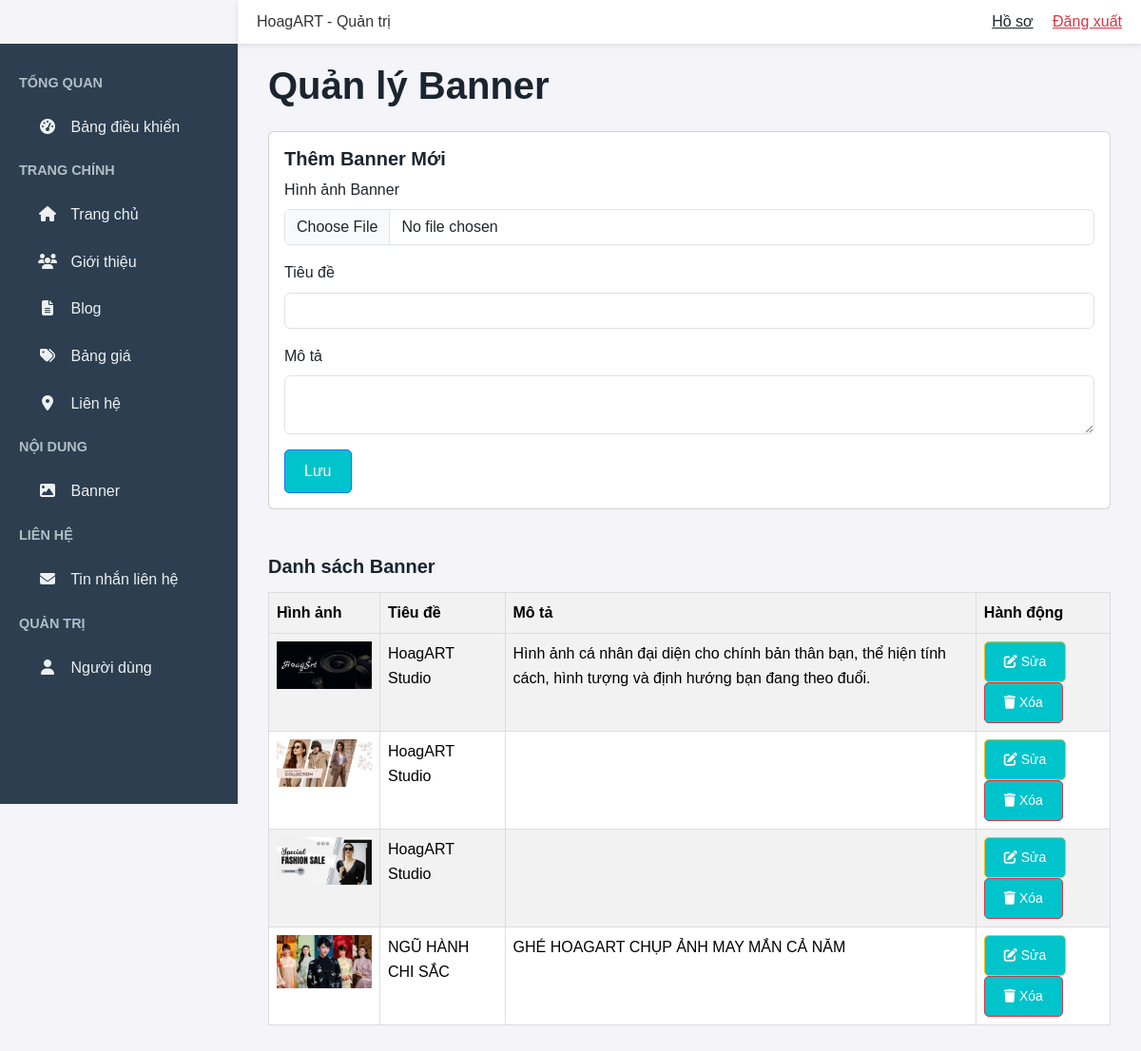
/admin/banners (signed in), run on the app's committed database.
### app/models/banner.py (models this page shows, shortened)
class Banner(db.Model):
    id = db.Column(db.Integer, primary_key=True)
    image_url = db.Column(db.String(200), nullable=False)
    title = db.Column(db.String(100), nullable=False)
    description = db.Column(db.Text)
    created_at = db.Column(db.DateTime, default=datetime.utcnow)

### app/blueprints/admin/routes.py (the view, shortened to what this page needs)
@admin_bp.route('/banners', methods=['GET', 'POST'])
@login_required
@admin_required
def manage_banners():
    form = BannerForm()
    banners = Banner.query.all()
    return render_template('admin/banners.html', form=form, banners=banners)

### app/blueprints/admin/forms.py
class BannerForm(FlaskForm):
    image = FileField('Hình ảnh Banner', validators=[DataRequired(), FileAllowed(['jpg', 'jpeg', 'png', 'Chỉ cho phép ảnh!'])])
    title = StringField('Tiêu đề', validators=[DataRequired(), Length(max=100)])
    description = TextAreaField('Mô tả', validators=[Optional(), Length(max=500)])
    submit = SubmitField('Lưu')

### app/blueprints/admin/routes.py (called while the page is built)
def admin_required(f):
    @wraps(f)
    def decorated_function(*args, **kwargs):
        if not current_user.is_authenticated or not current_user.is_admin:
            flash('Bạn không có quyền truy cập trang này.', 'error')
            return redirect(url_for('main.home'))
        return f(*args, **kwargs)
    return decorated_function

### app/templates/admin/banners.html (shortened to what this page needs)
{% extends "admin/base.html" %}  {% block content %}
<div class="container-fluid">
    <h1 class="mb-4">Quản lý Banner</h1>
    <div class="card">
        <div class="card-body">
            <h5>Thêm Banner Mới</h5>
            <form method="POST" enctype="multipart/form-data">
                <div class="mb-3">
                    {{ form.image.label(class="form-label") }} {{
                    form.image(class="form-control") }}
                </div>
                <div class="mb-3">
                    {{ form.title.label(class="form-label") }} {{
                    form.title(class="form-control") }}
                </div>
                <div class="mb-3">
                    {{ form.description.label(class="form-label") }} {{
                    form.description(class="form-control") }}
                </div>
                {{ form.submit(class="btn btn-primary") }}
            </form>
        </div>
    </div>
    <h5 class="mt-5">Danh sách Banner</h5>
    <table class="table table-striped">
        <thead>
            <tr>
                <th>Hình ảnh</th>
                <th>Tiêu đề</th>
                <th>Mô tả</th>
                <th>Hành động</th>
            </tr>
        </thead>
        <tbody>
            {% for banner in banners %}
            <tr id="banner_{{ banner.id }}">
                <td>
                    <img
                        src="{{ banner.image_url }}"
                        alt="{{ banner.title }}"
                        width="100"
                    />
                </td>
                <td>{{ banner.title }}</td>
                <td>{{ banner.description }}</td>
                <td>
                    <a
                        href="{{ url_for('admin.edit_banner', id=banner.id) }}"
                        class="btn btn-sm btn-warning"
                        ><i class="fas fa-edit"></i> Sửa</a
                    >
                    <form
                        action="{{ url_for('admin.delete_banner', id=banner.id) }}"
                        method="POST"
                        class="d-inline"
                        onsubmit="return deleteBanner(event, {{ banner.id }})"
                    >
                        <button type="submit" class="btn btn-sm btn-danger">
                            <i class="fas fa-trash"></i> Xóa
                        </button>
                    </form>
                </td>
            </tr>
            {% endfor %}
        </tbody>
    </table>
</div>
{% endblock %}

### app/static/css/style.css (style rules this page uses)
:root { --primary-color: #00c4cc; --secondary-color: #ff4d4d; --dark-bg: #1a252f; --light-bg: #f5f5f5; --text-color: #333; --light-text: #fff; --shadow-light: 0 4px 10px rgba(0, 0, 0, 0.1); --shadow-dark: 0 8px 20px rgba(0, 0, 0, 0.2); --navbar-height: 70px; --carousel-height: calc(92.5vh - var(--navbar-height)); --thumbnail-height: 60px; --thumbnail-width: 80px; --thumbnail-group-width: calc(var(--thumbnail-width) * 6 + 30px); --border-radius: 8px; --transition: all 0.3s ease; }
* { margin: 0; padding: 0; box-sizing: border-box; }
body { font-family: 'Roboto', Arial, sans-serif; line-height: 1.6; color: var(--text-color); background-color: var(--light-bg); overflow-x: hidden; }
h1, h2, h3, h4, h5, h6 { color: var(--dark-bg); font-weight: 700; }
.btn { background-color: var(--primary-color); color: var(--light-text); padding: 10px 20px; text-decoration: none; border-radius: 5px; transition: var(--transition); font-weight: 500; display: inline-block; }
.table { width: 100%; border-collapse: collapse; margin-top: 15px; }
.table th, .table td { border: 1px solid #ddd; padding: 8px; text-align: left; }
.table th { background-color: #f2f2f2; }

### app/templates/admin/base.html (style rules this page uses)
body { font-family: Arial, sans-serif; background-color: #f4f4f9; margin: 0; }

### data on the page
Banner: image_url (picture), title "HoagART Studio", description "Hình ảnh cá nhân đại diện cho chính bản thân bạn, thể hiện tính cách, hình tượng và định hướng bạn đang theo đuổi."
Banner: image_url (picture), title "HoagART Studio"
Banner: image_url (picture), title "HoagART Studio"
Banner: image_url (picture), title "NGŨ HÀNH CHI SẮC", description "GHÉ HOAGART CHỤP ẢNH MAY MẮN CẢ NĂM"
